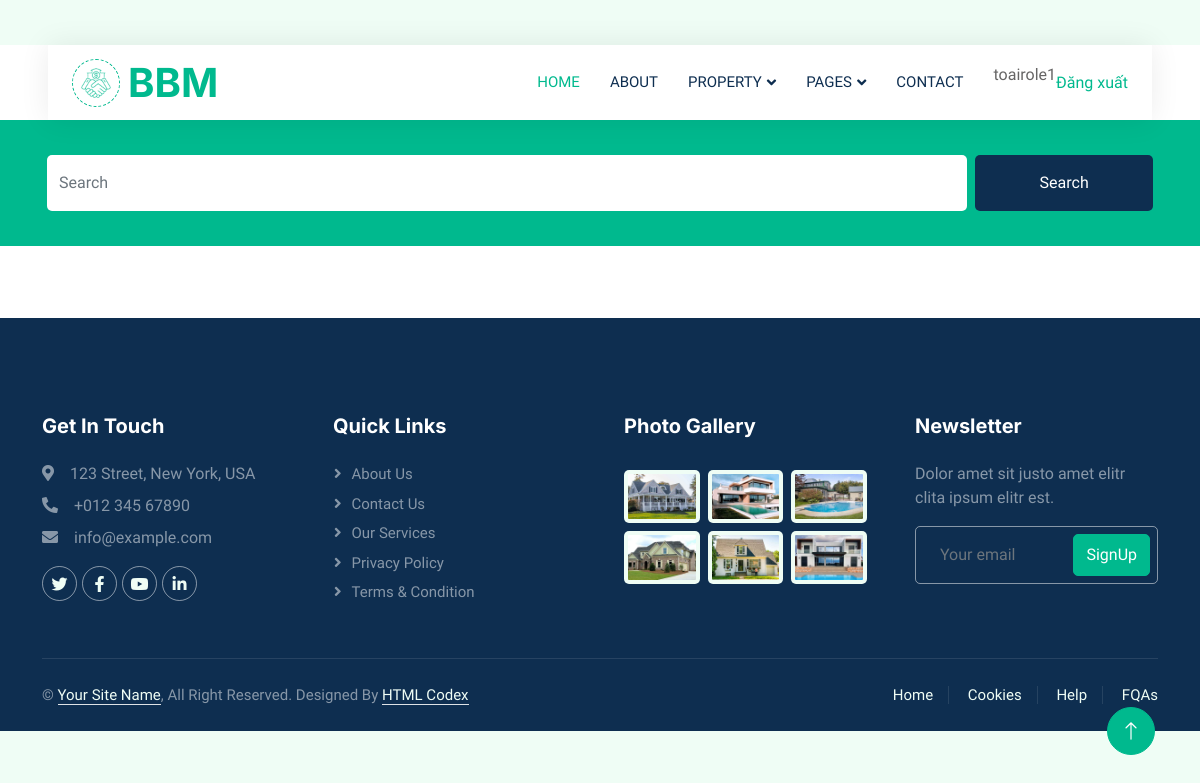
The page /role1 (signed in) on the database as committed earlier.
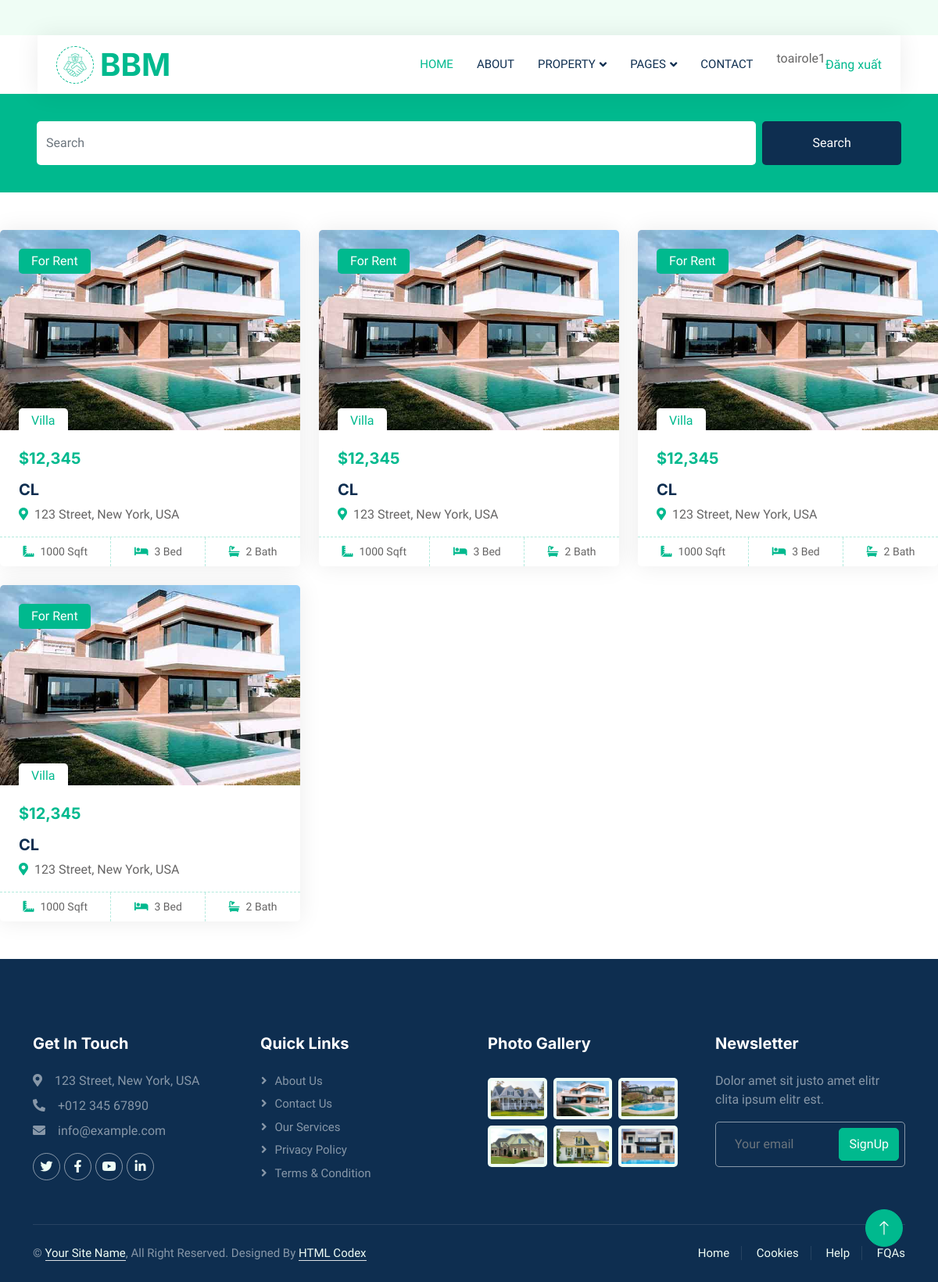
The same page on the database as committed later.
### B_Court/models.py (models this page shows, shortened)
class Court(models.Model):
    courtManager = models.ForeignKey("B_User.CourtManager", on_delete=models.CASCADE)
    maCourt = models.CharField(default='',max_length=10, primary_key=True)
    name = models.CharField(default='',max_length=255)
    address = models.OneToOneField(Address, on_delete=models.CASCADE)
    descreption = models.CharField(default='',max_length=255)

### home/views.py (the view)
# urls.py: path('role1', views.role1, name='role1'),
@login_required (login_url="login")
def role1(request):
    lc = Court.objects.all()
    return render(request, 'home/role1.html', {"lc":lc})

### home/templates/home/role1.html
{% extends "master_page.html" %}
{% load static %}
{%block search%}
    {%include '../search.html' %}
{%endblock%}
{%block navbar%}
    {%include '../navbar.html' %}
{%endblock%}
{%block content%}
<div class="row g-4">
    {%for item in lc%}
        <div class="col-lg-4 col-md-6 wow fadeInUp">
            <div class="property-item rounded overflow-hidden">
                <div class="position-relative overflow-hidden">
                    <a href=""><img class="img-fluid" src="{%static 'home/img/property-2.jpg' %}" alt=""></a>
                    <div class="bg-primary rounded text-white position-absolute start-0 top-0 m-4 py-1 px-3">For Rent</div>
                    <div class="bg-white rounded-top text-primary position-absolute start-0 bottom-0 mx-4 pt-1 px-3">Villa</div>
                </div>
                <div class="p-4 pb-0">
                    <h5 class="text-primary mb-3">$12,345</h5>
                    <a class="d-block h5 mb-2" href="">{{item.name}}</a>
                    <p><i class="fa fa-map-marker-alt text-primary me-2"></i>123 Street, New York, USA</p>
                </div>
                <div class="d-flex border-top">
                    <small class="flex-fill text-center border-end py-2"><i class="fa fa-ruler-combined text-primary me-2"></i>1000 Sqft</small>
                    <small class="flex-fill text-center border-end py-2"><i class="fa fa-bed text-primary me-2"></i>3 Bed</small>
                    <small class="flex-fill text-center py-2"><i class="fa fa-bath text-primary me-2"></i>2 Bath</small>
                </div>
            </div>
        </div>
    {%endfor%}
</div>
{%endblock%}
{%block footer%}
    {%include '../footer.html' %}
{%endblock%}

### home/templates/master_page.html (shortened to what this page needs)
{% load static %}
<!DOCTYPE html>
<html lang="en">
<head>
    <link href="https://cdnjs.cloudflare.com/ajax/libs/font-awesome/5.10.0/css/all.min.css" rel="stylesheet">
    <link href="https://cdn.jsdelivr.net/npm/bootstrap-icons@1.4.1/font/bootstrap-icons.css" rel="stylesheet">
    <link href="{% static 'home/lib/animate/animate.min.css' %}" rel="stylesheet">
    <link href="{% static 'home/lib/owlcarousel/assets/owl.carousel.min.css' %}" rel="stylesheet">
    <link href="{% static 'home/css/bootstrap.min.css' %}" rel="stylesheet">
    <link href="{% static 'home/css/style.css' %}" rel="stylesheet">
</head>
<body>
    <div class="container-xxl bg-white p-0">
        {%block navbar%}
        {%endblock%}
       {%block search%}
       {%endblock%}
       {%block content%}
       {%endblock%}
        {%block footer%}
        {%endblock%}
        <a href="#" class="btn btn-lg btn-primary btn-lg-square back-to-top"><i class="bi bi-arrow-up"></i></a>
    </div>
</body>
</html>

### home/templates/navbar.html (shortened to what this page needs)
{%load static%}
<div class="container-fluid nav-bar bg-transparent">
    <nav class="navbar navbar-expand-lg bg-white navbar-light py-0 px-4">
        <a href="index.html" class="navbar-brand d-flex align-items-center text-center">
            <div class="icon p-2 me-2">
                <img class="img-fluid" src="{%static 'home/img/icon-deal.png' %}" alt="Icon" style="width: 30px; height: 30px;">
            </div>
            <h1 class="m-0 text-primary">BBM</h1>
        </a>
        <div class="collapse navbar-collapse" id="navbarCollapse">
            <div class="navbar-nav ms-auto">
                <a href="index.html" class="nav-item nav-link active">Home</a>
                <a href="about.html" class="nav-item nav-link">About</a>
                <div class="nav-item dropdown">
                    <a href="#" class="nav-link dropdown-toggle" data-bs-toggle="dropdown">Property</a>
                </div>
                <div class="nav-item dropdown">
                    <a href="#" class="nav-link dropdown-toggle" data-bs-toggle="dropdown">Pages</a>
                </div>
                <a href="contact.html" class="nav-item nav-link">Contact</a>
            </div>
            {% if user.is_authenticated %}
                <p>{{user.username}}</p>
                <a href="{% url 'logout' %}">Đăng xuất</a>
            {%else%}
                <a href="{% url 'login' %}" class="btn btn-primary px-3 d-none d-lg-flex">Sign In</a>
            {%endif%}
        </div>
    </nav>
</div>

### home/templates/search.html
<div class="container-fluid bg-primary mb-5 wow fadeIn" data-wow-delay="0.1s" style="padding: 35px;">
    <div class="container">
        <div class="row g-2">
            <div class="col-md-10">
                <div class="row g-2">
                    <div class="col-md-12">
                        <input type="text" class="form-control border-0 py-3" placeholder="Search">
                    </div>
                </div>
            </div>
            <div class="col-md-2">
                <button class="btn btn-dark border-0 w-100 py-3">Search</button>
            </div>
        </div>
    </div>
</div>

### home/templates/footer.html
{%load static%}
<div class="container-fluid bg-dark text-white-50 footer pt-5 mt-5 wow fadeIn" data-wow-delay="0.1s">
    <div class="container py-5">
        <div class="row g-5">
            <div class="col-lg-3 col-md-6">
                <h5 class="text-white mb-4">Get In Touch</h5>
                <p class="mb-2"><i class="fa fa-map-marker-alt me-3"></i>123 Street, New York, USA</p>
                <p class="mb-2"><i class="fa fa-phone-alt me-3"></i>+012 345 67890</p>
                <p class="mb-2"><i class="fa fa-envelope me-3"></i>info@example.com</p>
                <div class="d-flex pt-2">
                    <a class="btn btn-outline-light btn-social" href=""><i class="fab fa-twitter"></i></a>
                    <a class="btn btn-outline-light btn-social" href=""><i class="fab fa-facebook-f"></i></a>
                    <a class="btn btn-outline-light btn-social" href=""><i class="fab fa-youtube"></i></a>
                    <a class="btn btn-outline-light btn-social" href=""><i class="fab fa-linkedin-in"></i></a>
                </div>
            </div>
            <div class="col-lg-3 col-md-6">
                <h5 class="text-white mb-4">Quick Links</h5>
                <a class="btn btn-link text-white-50" href="">About Us</a>
                <a class="btn btn-link text-white-50" href="">Contact Us</a>
                <a class="btn btn-link text-white-50" href="">Our Services</a>
                <a class="btn btn-link text-white-50" href="">Privacy Policy</a>
                <a class="btn btn-link text-white-50" href="">Terms & Condition</a>
            </div>
            <div class="col-lg-3 col-md-6">
                <h5 class="text-white mb-4">Photo Gallery</h5>
                <div class="row g-2 pt-2">
                    <div class="col-4">
                        <img class="img-fluid rounded bg-light p-1" src="{%static 'home/img/property-1.jpg' %}" alt="">
                    </div>
                    <div class="col-4">
                        <img class="img-fluid rounded bg-light p-1" src="{%static 'home/img/property-2.jpg' %}" alt="">
                    </div>
                    <div class="col-4">
                        <img class="img-fluid rounded bg-light p-1" src="{%static 'home/img/property-3.jpg' %}" alt="">
                    </div>
                    <div class="col-4">
                        <img class="img-fluid rounded bg-light p-1" src="{%static 'home/img/property-4.jpg' %}" alt="">
                    </div>
                    <div class="col-4">
                        <img class="img-fluid rounded bg-light p-1" src="{%static 'home/img/property-5.jpg' %}" alt="">
                    </div>
                    <div class="col-4">
                        <img class="img-fluid rounded bg-light p-1" src="{%static 'home/img/property-6.jpg' %}" alt="">
                    </div>
                </div>
            </div>
            <div class="col-lg-3 col-md-6">
                <h5 class="text-white mb-4">Newsletter</h5>
                <p>Dolor amet sit justo amet elitr clita ipsum elitr est.</p>
                <div class="position-relative mx-auto" style="max-width: 400px;">
                    <input class="form-control bg-transparent w-100 py-3 ps-4 pe-5" type="text" placeholder="Your email">
                    <button type="button" class="btn btn-primary py-2 position-absolute top-0 end-0 mt-2 me-2">SignUp</button>
                </div>
            </div>
        </div>
    </div>
    <div class="container">
        <div class="copyright">
            <div class="row">
                <div class="col-md-6 text-center text-md-start mb-3 mb-md-0">
                    &copy; <a class="border-bottom" href="#">Your Site Name</a>, All Right Reserved.
                    Designed By <a class="border-bottom" href="https://htmlcodex.com">HTML Codex</a>
                </div>
                <div class="col-md-6 text-center text-md-end">
                    <div class="footer-menu">
                        <a href="">Home</a>
                        <a href="">Cookies</a>
                        <a href="">Help</a>
                        <a href="">FQAs</a>
                    </div>
                </div>
            </div>
        </div>
    </div>
</div>

### home/static/home/css/style.css (style rules this page uses)
:root { --primary: #00B98E; --secondary: #FF6922; --light: #EFFDF5; --dark: #0E2E50; }
.back-to-top { position: fixed; display: none; right: 45px; bottom: 45px; z-index: 99; }
.btn { transition: .5s; }
.btn.btn-primary, .btn.btn-secondary { color: #FFFFFF; }
.btn-lg-square { width: 48px; height: 48px; }
.btn-square, .btn-sm-square, .btn-lg-square { padding: 0; display: flex; align-items: center; justify-content: center; font-weight: normal; border-radius: 50px; }
.nav-bar { position: relative; margin-top: 45px; padding: 0 3rem; transition: .5s; z-index: 9999; }
.navbar { box-shadow: 0 0 30px rgba(0, 0, 0, .08); }
.navbar .dropdown-toggle::after { border: none; content: "\f107"; font-family: "Font Awesome 5 Free"; font-weight: 900; vertical-align: middle; margin-left: 5px; transition: .5s; }
.navbar-light .navbar-nav .nav-link { margin-right: 30px; padding: 25px 0; color: #FFFFFF; font-size: 15px; text-transform: uppercase; outline: none; }
.navbar-light .navbar-nav .nav-link:hover, .navbar-light .navbar-nav .nav-link.active { color: var(--primary); }
.navbar-light .navbar-brand { height: 75px; }
.navbar-light .navbar-nav .nav-link { color: var(--dark); font-weight: 500; }
.icon { padding: 15px; display: inline-flex; align-items: center; justify-content: center; background: #FFFFFF !important; border-radius: 50px; border: 1px dashed var(--primary) !important; }
.property-item { box-shadow: 0 0 30px rgba(0, 0, 0, .08); }
.property-item img { transition: .5s; }
.property-item .border-top { border-top: 1px dashed rgba(0, 185, 142, .3) !important; }
.property-item .border-end { border-right: 1px dashed rgba(0, 185, 142, .3) !important; }
.footer .btn.btn-social { margin-right: 5px; width: 35px; height: 35px; display: flex; align-items: center; justify-content: center; color: var(--light); border: 1px solid rgba(255,255,255,0.5); border-radius: 35px; transition: .3s; }
.footer .btn.btn-link { display: block; margin-bottom: 5px; padding: 0; text-align: left; font-size: 15px; font-weight: normal; text-transform: capitalize; transition: .3s; }
.footer .btn.btn-link::before { position: relative; content: "\f105"; font-family: "Font Awesome 5 Free"; font-weight: 900; margin-right: 10px; }
.footer .form-control { border-color: rgba(255,255,255,0.5); }
.footer .copyright { padding: 25px 0; font-size: 15px; border-top: 1px solid rgba(256, 256, 256, .1); }
.footer .copyright a { color: var(--light); }
.footer .footer-menu a { margin-right: 15px; padding-right: 15px; border-right: 1px solid rgba(255, 255, 255, .1); }
.footer .footer-menu a:last-child { margin-right: 0; padding-right: 0; border-right: none; }

Rows that differ between the two databases and show on the page:
added Court: name "CL"
added Court: name "CL"
added Court: name "CL"
added Court: name "CL"
